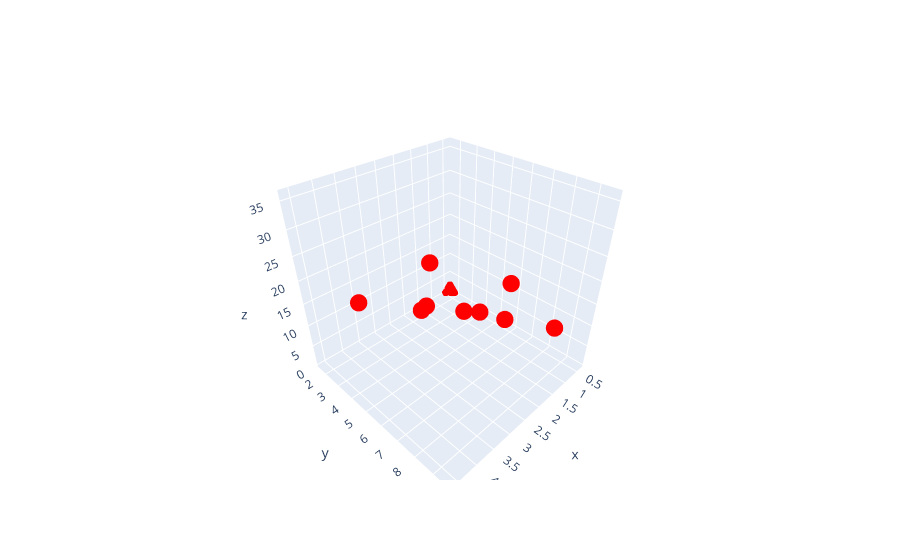

Here is the notebook cell this chart was saved with:
### Code cell
import plotly.graph_objects as go

# Quick visualization
x = radii[:] # creating a copy
y = fs[:]
z = cycles[:]
# x.sort()
# y.sort()

fig = go.Figure()
fig.add_trace(go.Scatter3d(x=x, y=y, z=z, mode='markers', marker=dict(size=6, color='red'), showlegend=False))

fig.show()

### Figure 1 — Plotly figure (JSON) as saved in the notebook; plotly's stock layout.template omitted (floating-point values rounded to 4 significant figures)
{"data": [{"marker": {"color": "red", "size": 6}, "mode": "markers", "showlegend": false, "type": "scatter3d", "x": [4.31, 3.25, 1.12, 1.62, 2.62, 4.58, 1.18, 0.39, 1.85, 2.07], "y": [8.28, 9.59, 6.48, 9.54, 4.05, 5.18, 5.07, 1.58, 2.71, 5.62], "z": [35.69, 31.17, 7.258, 15.46, 10.61, 23.72, 5.983, 0.616, 5.014, 11.63]}], "layout": {}}
